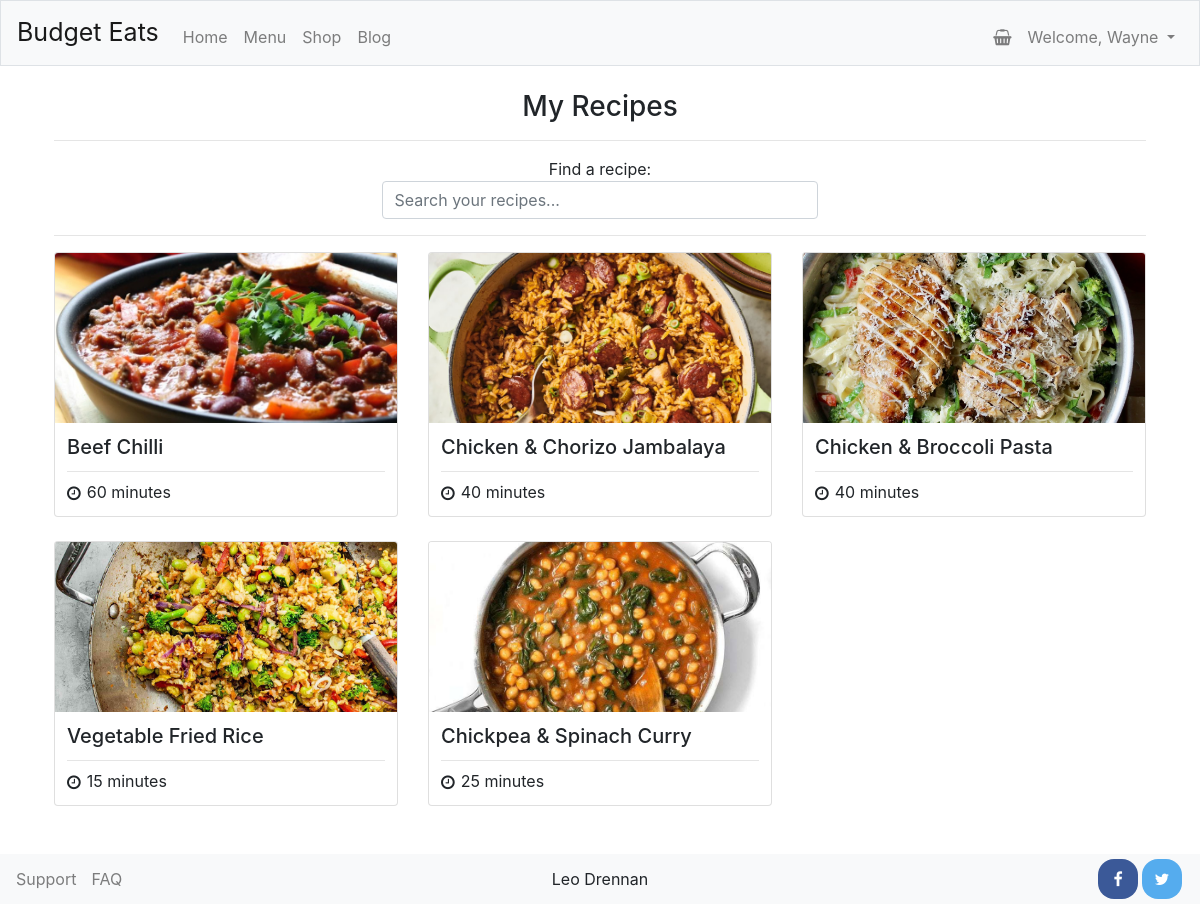
/my_recipes (signed in), run on the app's committed database.
### tables this page shows
CREATE TABLE recipes (
    id INTEGER,
    name TEXT,
    image TEXT,
    duration INTEGER,
    dietary TEXT,
    level INTEGER,
    page_reference TEXT, email_image TEXT,
    PRIMARY KEY(id)
);

### application.py (the view)
@app.route("/my_recipes")
@login_required("/my_recipes")
def my_recipes():
    meals = db.execute("SELECT name, image, duration, page_reference FROM recipes WHERE id IN (SELECT recipe_id FROM recipe_access WHERE user_id = ?)", session["user_id"])
    return render_template("subscription/my_recipes.html", meals=meals)

### application.py (called while the page is built)
@app.after_request
def after_request(response):
    response.headers["Cache-Control"] = "no-cache, no-store, must-revalidate"
    response.headers["Expires"] = 0
    response.headers["Pragma"] = "no-cache"
    return response

### helpers.py (called while the page is built)
def login_required(destination):
    def decorator(f):
        @wraps(f)
        def decorated_function(*args, **kwargs):
            if session.get("user_id") is None:
                return redirect(f"/login{destination}")
            return f(*args, **kwargs)
        return decorated_function
    return decorator

### templates/subscription/my_recipes.html (shortened to what this page needs)
{% extends "layout.html" %}
{% block main %}
    <h3 class="centered">My Recipes</h3>
    <hr>
    <div class="centered" id="recipe-search">
        <span>Find a recipe: </span>
        <input class="form-control" type="search" placeholder="Search your recipes..." name="search" id="search">
    </div>
    <hr>
    <div class="card-deck">
        {% for meal in meals %}
            <div class="col-md-4 mb-4 recipe-card" style="padding-left: 0px; padding-right: 0px;">
                <div class="card">
                    <img class="card-img-top card-img-menu" src="{{ meal.image }}">
                    <div class="card-body card-body-menu">
                        <h5 class="card-title">{{ meal.name }}</h5>
                        <hr style="margin-top: 8px; margin-bottom: 8px;">
                        <span><i class="fa fa-clock-o" style="padding-right: 6px; vertical-align: middle;"></i>{{ meal.duration }} minutes</span>
                    </div>
                </div>
            </div>
        {% endfor %}
    </div>
{% endblock %}

### templates/layout.html (shortened to what this page needs)
   <!DOCTYPE html>
<html lang="en">
    <head>
        <link rel="stylesheet" href="https://cdn.jsdelivr.net/npm/bootstrap@4.5.3/dist/css/bootstrap.min.css">
        <link href="/static/styles.css" rel="stylesheet">
        <link rel="stylesheet" href="https://cdnjs.cloudflare.com/ajax/libs/font-awesome/4.7.0/css/font-awesome.min.css">
        <link href="https://cdn.datatables.net/1.12.1/css/dataTables.bootstrap4.min.css" rel="stylesheet">
    </head>
    <body>
    <div id="page-container">
        <div id="content-wrap">
            <nav class="navbar navbar-expand-md navbar-light bg-light border">
                <a class="navbar-brand" href="/">Budget Eats</a>
                <div class="collapse navbar-collapse" id="navbar">
                    {% if session.user_id %}
                        <ul class="navbar-nav mr-auto mt-2">
                            <li class="nav-item"><a class="nav-link" href="/">Home</a></li>
                            <li class="nav-item"><a class="nav-link" href="/quote">Menu</a></li>
                            <li class="nav-item"><a class="nav-link" href="/shop">Shop</a></li>
                            <li class="nav-item"><a class="nav-link" href="/blog">Blog</a></li>
                        </ul>
                        <ul class="navbar-nav ml-auto mt-2">
                            <li class="nav-item"><a class="nav-link" href="/basket"><i class="fa fa-shopping-basket" aria-hidden="true"></i></a></li>
                            <li class="nav-item dropdown">
                                <a class="nav-link dropdown-toggle" href="#" id="navbarDropdown" role="button" data-toggle="dropdown" aria-haspopup="true" aria-expanded="false">
                                    Welcome, {{ session.name }}
                                </a>
                            </li>
                        </ul>
                    {% endif %}
                </div>
            </nav>
            <main class="container p-4">
                {% block main %}{% endblock %}
            </main>
        </div>
        <footer class="bg-light" id="footer">
            <div class="footer-container">
                <div id="links" class="footer-content">
                    <div><a href="/support" class="footer-link">Support</a></div>
                    <div><a href="/faq" class="footer-link">FAQ</a></div>
                </div>
                <div id="signature" class="footer-content">
                    Leo Drennan
                </div>
                <div id="social-media" class="footer-content">
                    <a href="https://www.youtube.com/watch?v=dQw4w9WgXcQ" target="_blank" class="fa fa-facebook social-link"></a>
                    <a href="https://www.youtube.com/watch?v=dQw4w9WgXcQ" target="_blank" class="fa fa-twitter social-link"></a>
                </div>
            </div>
        </footer>
    </div>
    </body>
</html>

### static/styles.css (style rules this page uses)
.card-img-top { width: 100%; height: 15vw; padding: 2px; }
.centered { text-align: center !important; }
.navbar-brand { font-size: 25px; }
.card-body { padding: 0.75rem !important; }
#page-container { position: relative; min-height: 100vh; }
#content-wrap { padding-bottom: 50px; }
#footer { position: absolute; bottom: 0; width: 100%; height: 50px; }
.footer-container { display: flex; flex-direction: row; justify-content: space-between; align-items: center; height: 50px; padding-left: 16px; padding-right: 16px; }
#links { display: flex; flex-direction: row; justify-content: flex-start; }
.footer-link, .footer-link:link { text-decoration: none; padding-right: 15px; color: rgba(0,0,0,.5) }
#links, #social-media { flex-grow: 1; flex-basis: 0; }
#social-media { display: flex; justify-content: flex-end; }
.card-img-menu { padding: 0px; height: 170px; width: 342px; margin: auto; }
.card-body-menu { padding: 20px; }
#recipe-search { width: 40%; margin: auto; margin-bottom: 1rem; }
.social-link { text-align: center; text-decoration: none; width: 40px; height: 40px; margin: 5px 2px; border-radius: 40%; box-sizing: content-box; }
.fa::before { box-sizing: content-box; position: relative; top: 30%; }
.fa-facebook { background: #3B5998; color: white; }
.fa-twitter { background: #55ACEE; color: white; }

### data on the page
recipes: image (picture), name "Beef Chilli", duration "60"
recipes: image (picture), name "Chicken & Chorizo Jambalaya", duration "40"
recipes: image (picture), name "Chicken & Broccoli Pasta", duration "40"
recipes: image (picture), name "Vegetable Fried Rice", duration "15"
recipes: image (picture), name "Chickpea & Spinach Curry", duration "25"

### other printed values
{{ session.name }} "Wayne"
